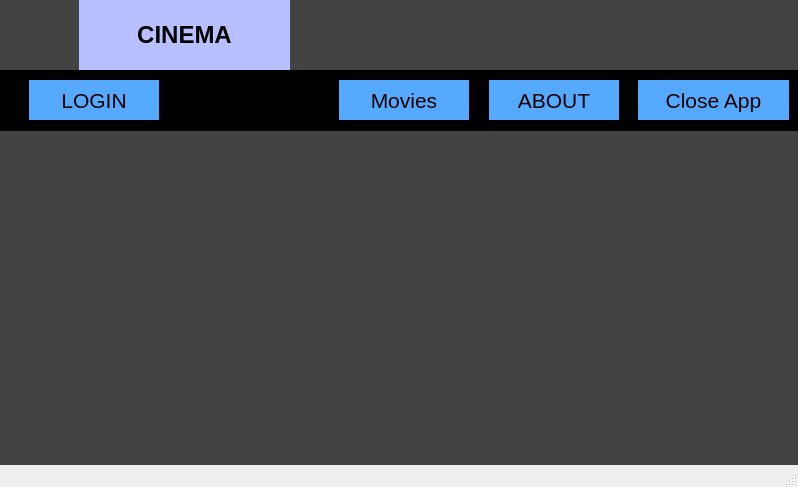
<?xml version="1.0" encoding="UTF-8"?>
<ui version="4.0">
 <class>MainWindow</class>
 <widget class="QMainWindow" name="MainWindow">
  <property name="geometry">
   <rect>
    <x>0</x>
    <y>0</y>
    <width>798</width>
    <height>487</height>
   </rect>
  </property>
  <property name="minimumSize">
   <size>
    <width>798</width>
    <height>487</height>
   </size>
  </property>
  <property name="maximumSize">
   <size>
    <width>798</width>
    <height>487</height>
   </size>
  </property>
  <property name="font">
   <font>
    <pointsize>8</pointsize>
   </font>
  </property>
  <property name="windowTitle">
   <string>MainWindow</string>
  </property>
  <widget class="QWidget" name="centralwidget">
   <widget class="QStackedWidget" name="stackedWidget">
    <property name="geometry">
     <rect>
      <x>-1</x>
      <y>0</y>
      <width>801</width>
      <height>491</height>
     </rect>
    </property>
    <property name="styleSheet">
     <string notr="true">background: rgb(67, 67, 67);</string>
    </property>
    <property name="currentIndex">
     <number>0</number>
    </property>
    <widget class="QWidget" name="page">
     <widget class="QPushButton" name="pushButton">
      <property name="geometry">
       <rect>
        <x>639</x>
        <y>80</y>
        <width>151</width>
        <height>40</height>
       </rect>
      </property>
      <property name="font">
       <font>
        <pointsize>16</pointsize>
       </font>
      </property>
      <property name="styleSheet">
       <string notr="true">QPushButton{
border-radius: 25px;
background-color: rgb(85,170,255);
color:rgb(0, 0, 0);
}
QPushButton:hover{
background-color: rgb(50,110,255);
color: rgb(255,255,255);
}
QPushButton:pressed{
background-color:rgb(50,110,255);
}</string>
      </property>
      <property name="text">
       <string>Close App</string>
      </property>
      <property name="icon">
       <iconset resource="../source.qrc">
        <normaloff>:/img/img/feather/eye-off.svg</normaloff>:/img/img/feather/eye-off.svg</iconset>
      </property>
     </widget>
     <widget class="QLabel" name="label">
      <property name="geometry">
       <rect>
        <x>80</x>
        <y>0</y>
        <width>211</width>
        <height>70</height>
       </rect>
      </property>
      <property name="font">
       <font>
        <pointsize>18</pointsize>
        <weight>75</weight>
        <bold>true</bold>
       </font>
      </property>
      <property name="styleSheet">
       <string notr="true">background: rgb(185, 192, 255);
color: black;</string>
      </property>
      <property name="text">
       <string>CINEMA</string>
      </property>
      <property name="textFormat">
       <enum>Qt::AutoText</enum>
      </property>
      <property name="alignment">
       <set>Qt::AlignCenter</set>
      </property>
      <property name="wordWrap">
       <bool>false</bool>
      </property>
     </widget>
     <widget class="QPushButton" name="pushButton_2">
      <property name="geometry">
       <rect>
        <x>30</x>
        <y>80</y>
        <width>130</width>
        <height>40</height>
       </rect>
      </property>
      <property name="font">
       <font>
        <pointsize>16</pointsize>
       </font>
      </property>
      <property name="styleSheet">
       <string notr="true">QPushButton{
border-radius: 25px;
background-color: rgb(85,170,255);
color:rgb(0, 0, 0);
}
QPushButton:hover{
background-color: rgb(50,110,255);
color: rgb(255,255,255);
}
QPushButton:pressed{
background-color:rgb(50,110,255);
}</string>
      </property>
      <property name="text">
       <string>LOGIN</string>
      </property>
      <property name="icon">
       <iconset resource="../source.qrc">
        <normaloff>:/img/img/feather/log-in.svg</normaloff>:/img/img/feather/log-in.svg</iconset>
      </property>
     </widget>
     <widget class="QLabel" name="label_2">
      <property name="geometry">
       <rect>
        <x>0</x>
        <y>70</y>
        <width>936</width>
        <height>61</height>
       </rect>
      </property>
      <property name="styleSheet">
       <string notr="true">background:black;</string>
      </property>
      <property name="text">
       <string/>
      </property>
     </widget>
     <widget class="QLabel" name="label_pic">
      <property name="geometry">
       <rect>
        <x>0</x>
        <y>0</y>
        <width>151</width>
        <height>70</height>
       </rect>
      </property>
      <property name="text">
       <string/>
      </property>
     </widget>
     <widget class="QLabel" name="lbl_bg">
      <property name="geometry">
       <rect>
        <x>-1</x>
        <y>-7</y>
        <width>936</width>
        <height>491</height>
       </rect>
      </property>
      <property name="text">
       <string/>
      </property>
     </widget>
     <widget class="QPushButton" name="pushButton_3">
      <property name="geometry">
       <rect>
        <x>490</x>
        <y>80</y>
        <width>130</width>
        <height>40</height>
       </rect>
      </property>
      <property name="font">
       <font>
        <pointsize>16</pointsize>
       </font>
      </property>
      <property name="styleSheet">
       <string notr="true">QPushButton{
border-radius: 25px;
background-color: rgb(85,170,255);
color:rgb(0, 0, 0);
}
QPushButton:hover{
background-color: rgb(50,110,255);
color: rgb(255,255,255);
}
QPushButton:pressed{
background-color:rgb(50,110,255);
}</string>
      </property>
      <property name="text">
       <string>ABOUT</string>
      </property>
      <property name="icon">
       <iconset resource="../source.qrc">
        <normaloff>:/img/img/feather/alert-circle.svg</normaloff>:/img/img/feather/alert-circle.svg</iconset>
      </property>
     </widget>
     <widget class="QPushButton" name="btn_Movies">
      <property name="geometry">
       <rect>
        <x>340</x>
        <y>80</y>
        <width>130</width>
        <height>40</height>
       </rect>
      </property>
      <property name="font">
       <font>
        <pointsize>16</pointsize>
       </font>
      </property>
      <property name="styleSheet">
       <string notr="true">QPushButton{
border-radius: 25px;
background-color: rgb(85,170,255);
color:rgb(0, 0, 0);
}
QPushButton:hover{
background-color: rgb(50,110,255);
color: rgb(255,255,255);
}
QPushButton:pressed{
background-color:rgb(50,110,255);
}</string>
      </property>
      <property name="text">
       <string>Movies</string>
      </property>
      <property name="icon">
       <iconset resource="../source.qrc">
        <normaloff>:/img/img/feather/award.svg</normaloff>:/img/img/feather/award.svg</iconset>
      </property>
     </widget>
     <zorder>lbl_bg</zorder>
     <zorder>label_2</zorder>
     <zorder>label_pic</zorder>
     <zorder>label</zorder>
     <zorder>pushButton</zorder>
     <zorder>pushButton_2</zorder>
     <zorder>pushButton_3</zorder>
     <zorder>btn_Movies</zorder>
    </widget>
    <widget class="QWidget" name="page_2">
     <widget class="QPushButton" name="pushButton_7">
      <property name="geometry">
       <rect>
        <x>250</x>
        <y>80</y>
        <width>121</width>
        <height>40</height>
       </rect>
      </property>
      <property name="font">
       <font>
        <pointsize>16</pointsize>
       </font>
      </property>
      <property name="styleSheet">
       <string notr="true">QPushButton{
border-radius: 25px;
background-color: rgb(85,170,255);
color:rgb(0, 0, 0);
}
QPushButton:hover{
background-color: rgb(50,110,255);
color: rgb(255,255,255);
}
QPushButton:pressed{
background-color:rgb(50,110,255);
}</string>
      </property>
      <property name="text">
       <string>Polici</string>
      </property>
      <property name="icon">
       <iconset resource="../source.qrc">
        <normaloff>:/img/img/feather/alert-circle.svg</normaloff>:/img/img/feather/alert-circle.svg</iconset>
      </property>
     </widget>
     <widget class="QLabel" name="lbl_bg_3">
      <property name="geometry">
       <rect>
        <x>-1</x>
        <y>-7</y>
        <width>936</width>
        <height>491</height>
       </rect>
      </property>
      <property name="text">
       <string/>
      </property>
     </widget>
     <widget class="QPushButton" name="pushButton_8">
      <property name="geometry">
       <rect>
        <x>30</x>
        <y>80</y>
        <width>201</width>
        <height>40</height>
       </rect>
      </property>
      <property name="font">
       <font>
        <pointsize>16</pointsize>
       </font>
      </property>
      <property name="styleSheet">
       <string notr="true">QPushButton{
border-radius: 25px;
background-color: rgb(85,170,255);
color:rgb(0, 0, 0);
}
QPushButton:hover{
background-color: rgb(50,110,255);
color: rgb(255,255,255);
}
QPushButton:pressed{
background-color:rgb(50,110,255);
}</string>
      </property>
      <property name="text">
       <string>Can we help?</string>
      </property>
      <property name="icon">
       <iconset resource="../source.qrc">
        <normaloff>:/img/img/feather/alert-octagon.svg</normaloff>:/img/img/feather/alert-octagon.svg</iconset>
      </property>
     </widget>
     <widget class="QLabel" name="label_5">
      <property name="geometry">
       <rect>
        <x>80</x>
        <y>0</y>
        <width>211</width>
        <height>70</height>
       </rect>
      </property>
      <property name="font">
       <font>
        <pointsize>18</pointsize>
        <weight>75</weight>
        <bold>true</bold>
       </font>
      </property>
      <property name="styleSheet">
       <string notr="true">background: rgb(185, 192, 255);
color: black;</string>
      </property>
      <property name="text">
       <string>ABOUT</string>
      </property>
      <property name="textFormat">
       <enum>Qt::AutoText</enum>
      </property>
      <property name="alignment">
       <set>Qt::AlignCenter</set>
      </property>
      <property name="wordWrap">
       <bool>false</bool>
      </property>
     </widget>
     <widget class="QPushButton" name="pushButton_9">
      <property name="geometry">
       <rect>
        <x>660</x>
        <y>80</y>
        <width>130</width>
        <height>40</height>
       </rect>
      </property>
      <property name="font">
       <font>
        <pointsize>16</pointsize>
       </font>
      </property>
      <property name="styleSheet">
       <string notr="true">QPushButton{
border-radius: 25px;
background-color: rgb(85,170,255);
color:rgb(0, 0, 0);
}
QPushButton:hover{
background-color: rgb(50,110,255);
color: rgb(255,255,255);
}
QPushButton:pressed{
background-color:rgb(50,110,255);
}</string>
      </property>
      <property name="text">
       <string>Home</string>
      </property>
      <property name="icon">
       <iconset resource="../source.qrc">
        <normaloff>:/img/img/feather/home.svg</normaloff>:/img/img/feather/home.svg</iconset>
      </property>
     </widget>
     <widget class="QLabel" name="label_6">
      <property name="geometry">
       <rect>
        <x>0</x>
        <y>70</y>
        <width>936</width>
        <height>61</height>
       </rect>
      </property>
      <property name="styleSheet">
       <string notr="true">background:black;</string>
      </property>
      <property name="text">
       <string/>
      </property>
     </widget>
     <widget class="QTextBrowser" name="textBrowser">
      <property name="geometry">
       <rect>
        <x>135</x>
        <y>161</y>
        <width>511</width>
        <height>261</height>
       </rect>
      </property>
      <property name="font">
       <font>
        <pointsize>10</pointsize>
       </font>
      </property>
      <property name="styleSheet">
       <string notr="true">color:black;
background-color:rgb(138, 146, 255)</string>
      </property>
     </widget>
     <widget class="QPushButton" name="pushButton_4">
      <property name="geometry">
       <rect>
        <x>20</x>
        <y>220</y>
        <width>41</width>
        <height>31</height>
       </rect>
      </property>
      <property name="styleSheet">
       <string notr="true">QPushButton{
border-radius: 25px;
background-color:rgb(0, 0, 127);
color:rgb(0, 0, 0);
}
QPushButton:hover{
background-color: rgb(85,170,255);
color: rgb(255,255,255);
}
QPushButton:pressed{
background-color:rgb(50,110,255);
}</string>
      </property>
      <property name="text">
       <string/>
      </property>
      <property name="icon">
       <iconset resource="../source.qrc">
        <normaloff>:/img/img/feather/facebook.svg</normaloff>:/img/img/feather/facebook.svg</iconset>
      </property>
     </widget>
     <widget class="QPushButton" name="pushButton_5">
      <property name="geometry">
       <rect>
        <x>20</x>
        <y>270</y>
        <width>41</width>
        <height>31</height>
       </rect>
      </property>
      <property name="styleSheet">
       <string notr="true">QPushButton{
border-radius: 25px;
background-color:rgb(175, 0, 3);
color:rgb(0, 0, 0);
}
QPushButton:hover{
background-color: rgb(255, 14, 26);
color: rgb(255,255,255);
}
QPushButton:pressed{
background-color:rgb(50,110,255);
}</string>
      </property>
      <property name="text">
       <string/>
      </property>
      <property name="icon">
       <iconset resource="../source.qrc">
        <normaloff>:/img/img/feather/youtube.svg</normaloff>:/img/img/feather/youtube.svg</iconset>
      </property>
     </widget>
     <widget class="QPushButton" name="pushButton_6">
      <property name="geometry">
       <rect>
        <x>20</x>
        <y>320</y>
        <width>41</width>
        <height>31</height>
       </rect>
      </property>
      <property name="styleSheet">
       <string notr="true">QPushButton{
border-radius: 25px;
background-color:rgb(60, 0, 90);
color:rgb(0, 0, 0);
}
QPushButton:hover{
background-color:rgb(132, 0, 198);
color: rgb(255,255,255);
}
</string>
      </property>
      <property name="text">
       <string/>
      </property>
      <property name="icon">
       <iconset resource="../source.qrc">
        <normaloff>:/img/img/feather/github.svg</normaloff>:/img/img/feather/github.svg</iconset>
      </property>
     </widget>
     <zorder>lbl_bg_3</zorder>
     <zorder>label_5</zorder>
     <zorder>label_6</zorder>
     <zorder>pushButton_7</zorder>
     <zorder>pushButton_8</zorder>
     <zorder>pushButton_9</zorder>
     <zorder>textBrowser</zorder>
     <zorder>pushButton_4</zorder>
     <zorder>pushButton_5</zorder>
     <zorder>pushButton_6</zorder>
    </widget>
    <widget class="QWidget" name="page_3">
     <widget class="QLabel" name="lbl_bg_5">
      <property name="geometry">
       <rect>
        <x>-1</x>
        <y>-7</y>
        <width>936</width>
        <height>491</height>
       </rect>
      </property>
      <property name="text">
       <string/>
      </property>
     </widget>
     <widget class="QStackedWidget" name="stackedWidget_2">
      <property name="geometry">
       <rect>
        <x>9</x>
        <y>9</y>
        <width>781</width>
        <height>451</height>
       </rect>
      </property>
      <property name="currentIndex">
       <number>0</number>
      </property>
      <widget class="QWidget" name="page_7">
       <widget class="QPushButton" name="pushButton_19">
        <property name="geometry">
         <rect>
          <x>700</x>
          <y>190</y>
          <width>81</width>
          <height>71</height>
         </rect>
        </property>
        <property name="maximumSize">
         <size>
          <width>81</width>
          <height>71</height>
         </size>
        </property>
        <property name="font">
         <font>
          <pointsize>16</pointsize>
          <weight>75</weight>
          <bold>true</bold>
         </font>
        </property>
        <property name="styleSheet">
         <string notr="true">QPushButton{
	background-color: Transparent;
    background-repeat:no-repeat;
    border: none;
    cursor:pointer;
	overflow: hidden;
}
QPushButton:hover{
background-color: rgb(50,110,255);
color: rgb(255,255,255);
}
QPushButton:pressed{
background-color:rgb(50,110,255);
}</string>
        </property>
        <property name="text">
         <string/>
        </property>
        <property name="icon">
         <iconset resource="../source.qrc">
          <normaloff>:/img/img/feather/chevrons-right.svg</normaloff>:/img/img/feather/chevrons-right.svg</iconset>
        </property>
        <property name="autoRepeat">
         <bool>true</bool>
        </property>
       </widget>
       <widget class="QLabel" name="lbl_background0">
        <property name="geometry">
         <rect>
          <x>0</x>
          <y>10</y>
          <width>781</width>
          <height>431</height>
         </rect>
        </property>
        <property name="styleSheet">
         <string notr="true">background-color:rgb(0, 0, 76)</string>
        </property>
        <property name="text">
         <string/>
        </property>
        <property name="alignment">
         <set>Qt::AlignCenter</set>
        </property>
       </widget>
       <widget class="QPushButton" name="pushButton_25">
        <property name="geometry">
         <rect>
          <x>640</x>
          <y>30</y>
          <width>130</width>
          <height>40</height>
         </rect>
        </property>
        <property name="font">
         <font>
          <pointsize>16</pointsize>
          <weight>75</weight>
          <bold>true</bold>
         </font>
        </property>
        <property name="styleSheet">
         <string notr="true">QPushButton{
	background-color: Transparent;
    background-repeat:no-repeat;
    border: none;
    cursor:pointer;
	overflow: hidden;
 	color:rgb(255, 255, 255);
}
QPushButton:hover{
background-color: rgb(50,110,255);
color: rgb(255,255,255);
}
QPushButton:pressed{
background-color:rgb(50,110,255);
}</string>
        </property>
        <property name="text">
         <string>Home</string>
        </property>
        <property name="icon">
         <iconset resource="../source.qrc">
          <normaloff>:/img/img/feather/home.svg</normaloff>:/img/img/feather/home.svg</iconset>
        </property>
       </widget>
       <widget class="QPushButton" name="pushButton_26">
        <property name="geometry">
         <rect>
          <x>640</x>
          <y>80</y>
          <width>130</width>
          <height>40</height>
         </rect>
        </property>
        <property name="font">
         <font>
          <pointsize>16</pointsize>
          <weight>75</weight>
          <bold>true</bold>
         </font>
        </property>
        <property name="styleSheet">
         <string notr="true">QPushButton{
	background-color: Transparent;
    background-repeat:no-repeat;
    border: none;
    cursor:pointer;
	overflow: hidden;
color:rgb(255, 255, 255);
}
QPushButton:hover{
background-color: rgb(50,110,255);
color: rgb(255,255,255);
}
QPushButton:pressed{
background-color:rgb(50,110,255);
}</string>
        </property>
        <property name="text">
         <string>BOOK</string>
        </property>
        <property name="icon">
         <iconset resource="../source.qrc">
          <normaloff>:/img/img/feather/chevron-right (2).svg</normaloff>:/img/img/feather/chevron-right (2).svg</iconset>
        </property>
       </widget>
       <widget class="QLabel" name="test">
        <property name="geometry">
         <rect>
          <x>100</x>
          <y>180</y>
          <width>91</width>
          <height>81</height>
         </rect>
        </property>
        <property name="font">
         <font>
          <pointsize>18</pointsize>
         </font>
        </property>
        <property name="text">
         <string>0</string>
        </property>
        <property name="alignment">
         <set>Qt::AlignCenter</set>
        </property>
       </widget>
       <zorder>test</zorder>
       <zorder>lbl_background0</zorder>
       <zorder>pushButton_19</zorder>
       <zorder>pushButton_25</zorder>
       <zorder>pushButton_26</zorder>
      </widget>
      <widget class="QWidget" name="page_9">
       <widget class="QPushButton" name="pushButton_20">
        <property name="geometry">
         <rect>
          <x>700</x>
          <y>190</y>
          <width>81</width>
          <height>71</height>
         </rect>
        </property>
        <property name="styleSheet">
         <string notr="true">QPushButton{
background-color: Transparent;
    background-repeat:no-repeat;
    border: none;
    cursor:pointer;
    overflow: hidden;
}
QPushButton:hover{
background-color: rgb(50,110,255);
color: rgb(255,255,255);
}
QPushButton:pressed{
background-color:rgb(50,110,255);
}</string>
        </property>
        <property name="text">
         <string/>
        </property>
        <property name="icon">
         <iconset resource="../source.qrc">
          <normaloff>:/img/img/feather/chevrons-right.svg</normaloff>:/img/img/feather/chevrons-right.svg</iconset>
        </property>
       </widget>
       <widget class="QLabel" name="lbl_background0_2">
        <property name="geometry">
         <rect>
          <x>0</x>
          <y>10</y>
          <width>781</width>
          <height>431</height>
         </rect>
        </property>
        <property name="styleSheet">
         <string notr="true">background-color:rgb(0, 0, 76)</string>
        </property>
        <property name="text">
         <string/>
        </property>
        <property name="alignment">
         <set>Qt::AlignCenter</set>
        </property>
       </widget>
       <widget class="QPushButton" name="pushButton_22">
        <property name="geometry">
         <rect>
          <x>640</x>
          <y>30</y>
          <width>130</width>
          <height>40</height>
         </rect>
        </property>
        <property name="font">
         <font>
          <pointsize>16</pointsize>
          <weight>75</weight>
          <bold>true</bold>
         </font>
        </property>
        <property name="styleSheet">
         <string notr="true">QPushButton{
	background-color: Transparent;
    background-repeat:no-repeat;
    border: none;
    cursor:pointer;
	overflow: hidden;
color:rgb(255, 255, 255);
}
QPushButton:hover{
background-color: rgb(50,110,255);
color: rgb(255,255,255);
}
QPushButton:pressed{
background-color:rgb(50,110,255);
}</string>
        </property>
        <property name="text">
         <string>Home</string>
        </property>
        <property name="icon">
         <iconset resource="../source.qrc">
          <normaloff>:/img/img/feather/home.svg</normaloff>:/img/img/feather/home.svg</iconset>
        </property>
       </widget>
       <widget class="QPushButton" name="pushButton_27">
        <property name="geometry">
         <rect>
          <x>640</x>
          <y>80</y>
          <width>130</width>
          <height>40</height>
         </rect>
        </property>
        <property name="font">
         <font>
          <pointsize>16</pointsize>
          <weight>75</weight>
          <bold>true</bold>
         </font>
        </property>
        <property name="styleSheet">
         <string notr="true">QPushButton{
	background-color: Transparent;
    background-repeat:no-repeat;
    border: none;
    cursor:pointer;
	overflow: hidden;
color:rgb(255, 255, 255);
}
QPushButton:hover{
background-color: rgb(50,110,255);
color: rgb(255,255,255);
}
QPushButton:pressed{
background-color:rgb(50,110,255);
}</string>
        </property>
        <property name="text">
         <string>BOOK</string>
        </property>
        <property name="icon">
         <iconset resource="../source.qrc">
          <normaloff>:/img/img/feather/chevron-right (2).svg</normaloff>:/img/img/feather/chevron-right (2).svg</iconset>
        </property>
       </widget>
       <zorder>lbl_background0_2</zorder>
       <zorder>pushButton_20</zorder>
       <zorder>pushButton_22</zorder>
       <zorder>pushButton_27</zorder>
      </widget>
      <widget class="QWidget" name="page_8">
       <widget class="QPushButton" name="pushButton_21">
        <property name="geometry">
         <rect>
          <x>700</x>
          <y>190</y>
          <width>81</width>
          <height>71</height>
         </rect>
        </property>
        <property name="font">
         <font>
          <pointsize>8</pointsize>
         </font>
        </property>
        <property name="styleSheet">
         <string notr="true">QPushButton{
	background-color: Transparent;
    background-repeat:no-repeat;
    border: none;
    cursor:pointer;
    overflow: hidden;
}
QPushButton:hover{
background-color: rgb(50,110,255);
color: rgb(255,255,255);
}
QPushButton:clicked{
    border: none;

}</string>
        </property>
        <property name="text">
         <string/>
        </property>
        <property name="icon">
         <iconset resource="../source.qrc">
          <normaloff>:/img/img/feather/chevrons-right.svg</normaloff>:/img/img/feather/chevrons-right.svg</iconset>
        </property>
        <property name="autoRepeat">
         <bool>false</bool>
        </property>
        <property name="autoDefault">
         <bool>false</bool>
        </property>
       </widget>
       <widget class="QLabel" name="lbl_background0_3">
        <property name="geometry">
         <rect>
          <x>0</x>
          <y>10</y>
          <width>781</width>
          <height>431</height>
         </rect>
        </property>
        <property name="styleSheet">
         <string notr="true">background-color:rgb(0, 0, 76)</string>
        </property>
        <property name="text">
         <string/>
        </property>
        <property name="alignment">
         <set>Qt::AlignCenter</set>
        </property>
       </widget>
       <widget class="QPushButton" name="pushButton_23">
        <property name="geometry">
         <rect>
          <x>640</x>
          <y>80</y>
          <width>130</width>
          <height>40</height>
         </rect>
        </property>
        <property name="font">
         <font>
          <pointsize>16</pointsize>
          <weight>75</weight>
          <bold>true</bold>
         </font>
        </property>
        <property name="styleSheet">
         <string notr="true">QPushButton{
	background-color: Transparent;
    background-repeat:no-repeat;
    border: none;
    cursor:pointer;
	overflow: hidden;
color:rgb(255, 255, 255);
}
QPushButton:hover{
background-color: rgb(50,110,255);
color: rgb(255,255,255);
}
QPushButton:pressed{
background-color:rgb(50,110,255);
}</string>
        </property>
        <property name="text">
         <string>BOOK</string>
        </property>
        <property name="icon">
         <iconset resource="../source.qrc">
          <normaloff>:/img/img/feather/chevron-right (2).svg</normaloff>:/img/img/feather/chevron-right (2).svg</iconset>
        </property>
       </widget>
       <widget class="QPushButton" name="pushButton_24">
        <property name="geometry">
         <rect>
          <x>640</x>
          <y>30</y>
          <width>130</width>
          <height>40</height>
         </rect>
        </property>
        <property name="font">
         <font>
          <pointsize>16</pointsize>
          <weight>75</weight>
          <bold>true</bold>
         </font>
        </property>
        <property name="styleSheet">
         <string notr="true">QPushButton{
	background-color: Transparent;
    background-repeat:no-repeat;
    border: none;
    cursor:pointer;
	overflow: hidden;
color:rgb(255, 255, 255);
}
QPushButton:hover{
background-color: rgb(50,110,255);
color: rgb(255,255,255);
}
QPushButton:pressed{
background-color:rgb(50,110,255);
}</string>
        </property>
        <property name="text">
         <string>Home</string>
        </property>
        <property name="icon">
         <iconset resource="../source.qrc">
          <normaloff>:/img/img/feather/home.svg</normaloff>:/img/img/feather/home.svg</iconset>
        </property>
       </widget>
       <zorder>lbl_background0_3</zorder>
       <zorder>pushButton_21</zorder>
       <zorder>pushButton_24</zorder>
       <zorder>pushButton_23</zorder>
      </widget>
     </widget>
    </widget>
   </widget>
  </widget>
  <widget class="QStatusBar" name="statusbar"/>
 </widget>
 <resources>
  <include location="../source.qrc"/>
 </resources>
 <connections/>
</ui>
